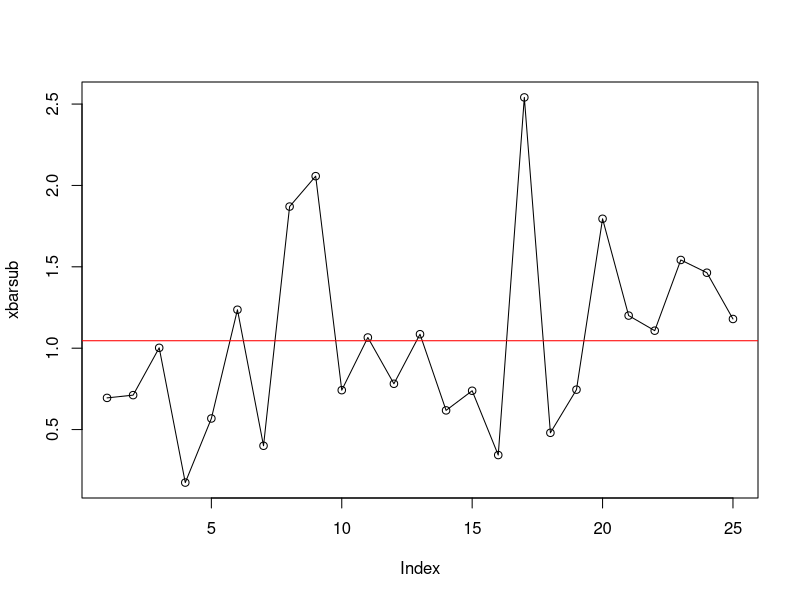
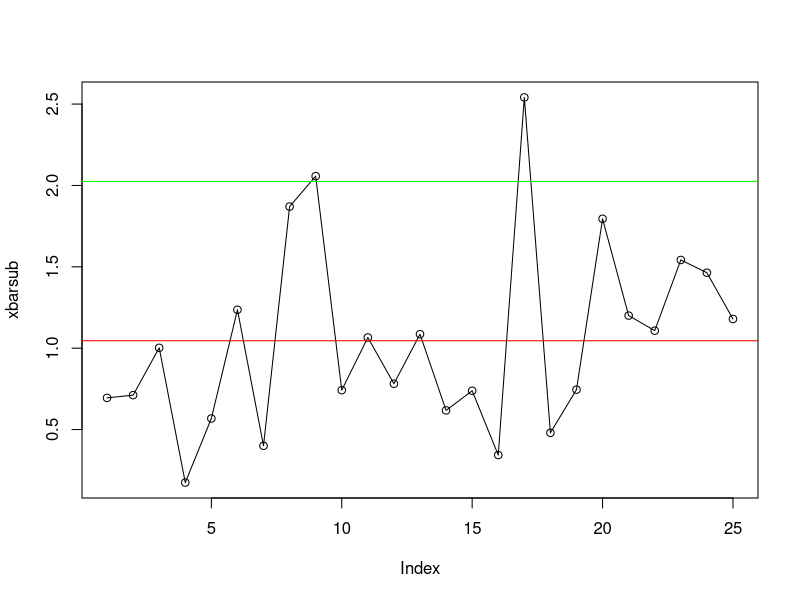
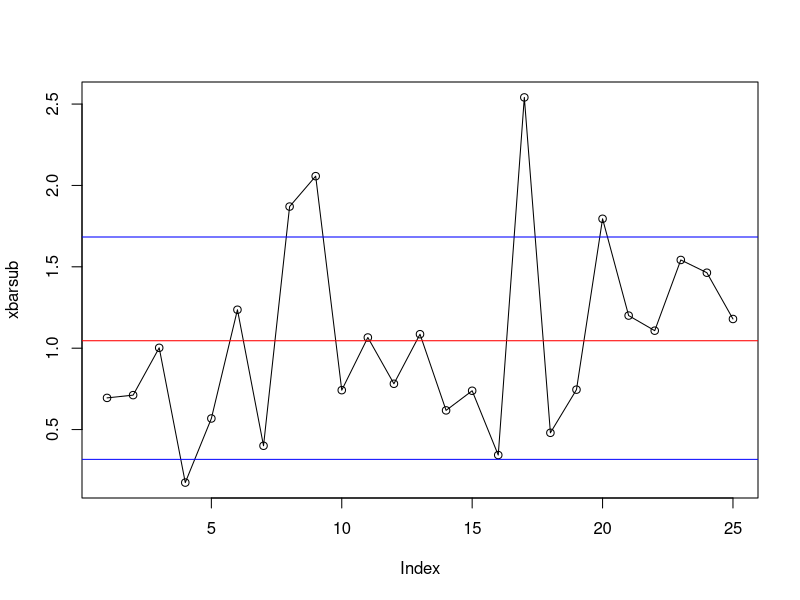
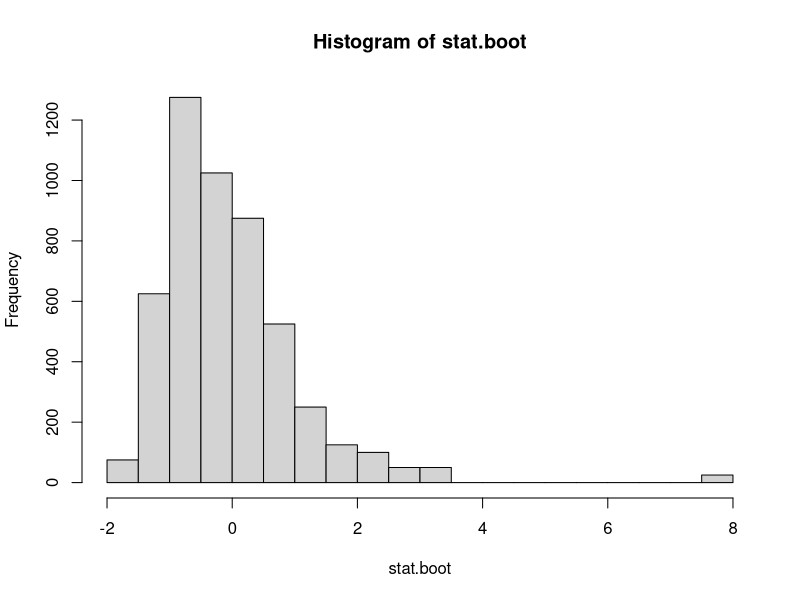

Reproduce these figures in R, in order.
## ---- chunk 1
knitr::opts_chunk$set(echo = TRUE)
## ---- chunk 2
set.seed(123)
N <- 100
n <- 4
k <- N/n
B <- 200
alpha <- 0.05
muestra <- rexp(N,1)
xbar <- mean(muestra)
submues <- matrix(muestra,nrow = k,ncol = n)
xbarsub <- apply(submues, 1, mean) 
s2sub <- apply(submues, 1, var) 
xbarbar <- mean(xbarsub)
S2 <- mean(s2sub) 
S <- sqrt(S2)
plot(xbarsub,type="l")
points(xbarsub)
abline(h=xbarbar, col = "red")
## ---- chunk 3
##Asintótico
LIas <- xbarbar-qnorm(1-alpha/2)*(S/sqrt(n))
LSas <- xbarbar+qnorm(1-alpha/2)*(S/sqrt(n))
LIas #Limite inferior
LSas #Limite superior
plot(xbarsub,type="l")
points(xbarsub)
abline(h=xbarbar, col = "red")
abline(h=LIas, col = "green")
abline(h=LSas, col = "green")
## ---- chunk 4
##Exacto
mu <-1
sigma <- 1/4

LIex <- mu-qgamma(alpha,4,1/4)*(sigma/sqrt(n))
LSex <- mu+qgamma(alpha,4,1/4)*(sigma/sqrt(n))

LIex #Limite inferior 
LSex #Limite superior

plot(xbarsub,type="l")
points(xbarsub)
abline(h=xbarbar, col = "red")
abline(h=LIex, col = "blue")
abline(h=LSex, col = "blue")
## ---- chunk 5
###Boot
stat.boot <- matrix(NA,nrow = B,ncol = k)
xbarsub.boot <- matrix(NA,nrow = B,ncol = k)
xbarbar.boot <- vector()
for(i in 1:B){
muestra.boot <- sample(muestra,replace = T)
submues.boot <- matrix(muestra.boot,nrow = k,ncol = n)
xbarsub.boot[i,] <- apply(submues.boot, 1, mean) 
xbarbar.boot[i] <- mean(xbarsub.boot[i,])

stat.boot[i,] <- sqrt(n)*(xbarsub.boot[i]-xbarbar)
}
hist(stat.boot)
t <- quantile(stat.boot,c(1-alpha))
LIboot <- mean(xbarbar.boot)-t[1]/sqrt(n)
LSboot <- mean(xbarbar.boot)+t[1]/sqrt(n)
LIboot #Limite inferior
LSboot #Limite superior
